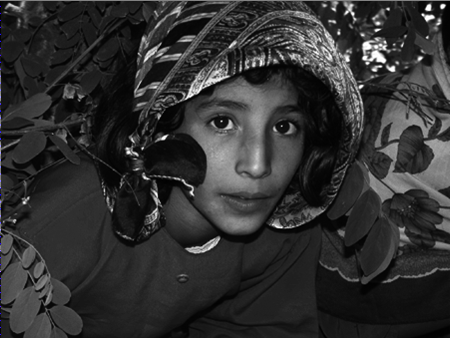
%> input picture 第1次实验/im/pict1.png, 450 x 338 px
$ octave --eval "result = imhisteq(imread('im/pict1.png'));"   (GNU Octave 9; MATLAB toolbox functions it lacks are replaced by stand-ins)
%> lines starting %> are read from the running program, lines starting %| are printed output that depends on the picture
% 实现灰度图像的直方图均衡化算法
% 测试代码：
% F  = imread(ImPath);
% [G]=imhisteq(F);
% figure,imshow(F);
% figure,imshow(G);


function [G] = imhisteq(F)
[m,n,c] = size(F);
%> m = 338; n = 450; c = 3
if(c>1)
    F = rgb2gray(F);
end

h = imhist(F,256)';
%> h = 256 values, max 3620 at index 34, min 3 at index 234, mean 594.1
F = double(F);
%> F: size 338x450 double
hs = h/(m*n);
%> hs = 256 values, max 0.0238 at index 34, min 1.97e-05 at index 234, mean 0.00391
hp0 = cumsum(hs) ;
%> hp0 = 256 values from 0.000105 to 1
hp1 = round(hp0*255);
%> hp1 = 256 values from 0 to 255
hp1(1) = 0;
for i=1:m
    for j=1:n
        G(i,j) = hp1( F(i,j)+1 );
    end
end
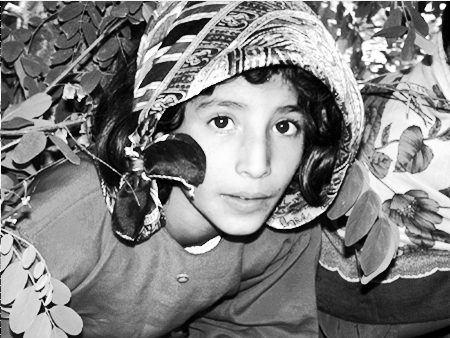
%> G: size 338x450 double; min 0, max 255, mean 129
G = uint8(G);
%> G: size 338x450 uint8
end

$ run again, on 第1次实验/im/peppers.png
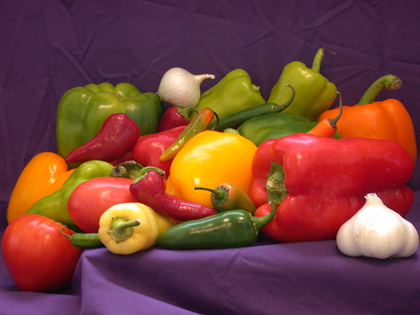
%> input picture 第1次实验/im/peppers.png, 420 x 315 px, shrunk from 512 x 384 before the run
%> in imhisteq, `F = rgb2gray(F);`:
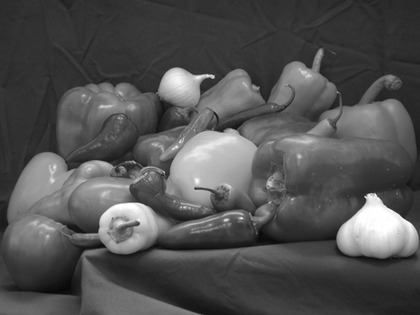
%> F: size 315x420 uint8; min 8, max 255, mean 81.7
%> h = 256 values, max 4838 at index 50, min 0 at index 1, mean 516.8
%> hs = 256 values, max 0.0366 at index 50, min 0 at index 1, mean 0.00391
%> hp0 = 256 values from 0 to 1
%> hp1 = 256 values from 0 to 255
%> after the loop in imhisteq, `for i=1:m`:
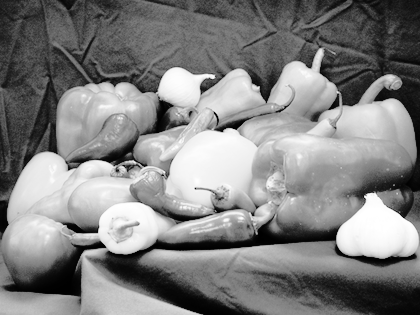
%> G: size 315x420 double; min 0, max 255, mean 129.1
